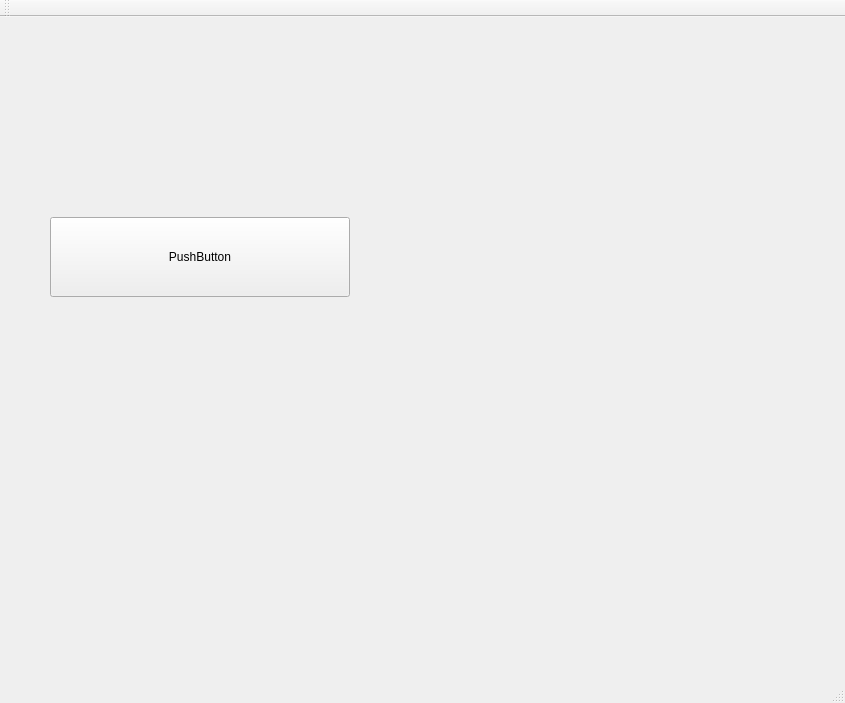
<?xml version="1.0" encoding="UTF-8"?>
<ui version="4.0">
 <class>MainWindow</class>
 <widget class="QMainWindow" name="MainWindow">
  <property name="geometry">
   <rect>
    <x>0</x>
    <y>0</y>
    <width>845</width>
    <height>703</height>
   </rect>
  </property>
  <property name="windowTitle">
   <string>MainWindow</string>
  </property>
  <widget class="QWidget" name="centralWidget">
   <widget class="QPushButton" name="open1">
    <property name="geometry">
     <rect>
      <x>50</x>
      <y>200</y>
      <width>300</width>
      <height>80</height>
     </rect>
    </property>
    <property name="text">
     <string>PushButton</string>
    </property>
   </widget>
  </widget>
  <widget class="QToolBar" name="mainToolBar">
   <attribute name="toolBarArea">
    <enum>TopToolBarArea</enum>
   </attribute>
   <attribute name="toolBarBreak">
    <bool>false</bool>
   </attribute>
  </widget>
  <widget class="QStatusBar" name="statusBar"/>
 </widget>
 <layoutdefault spacing="6" margin="11"/>
 <resources/>
 <connections/>
</ui>
